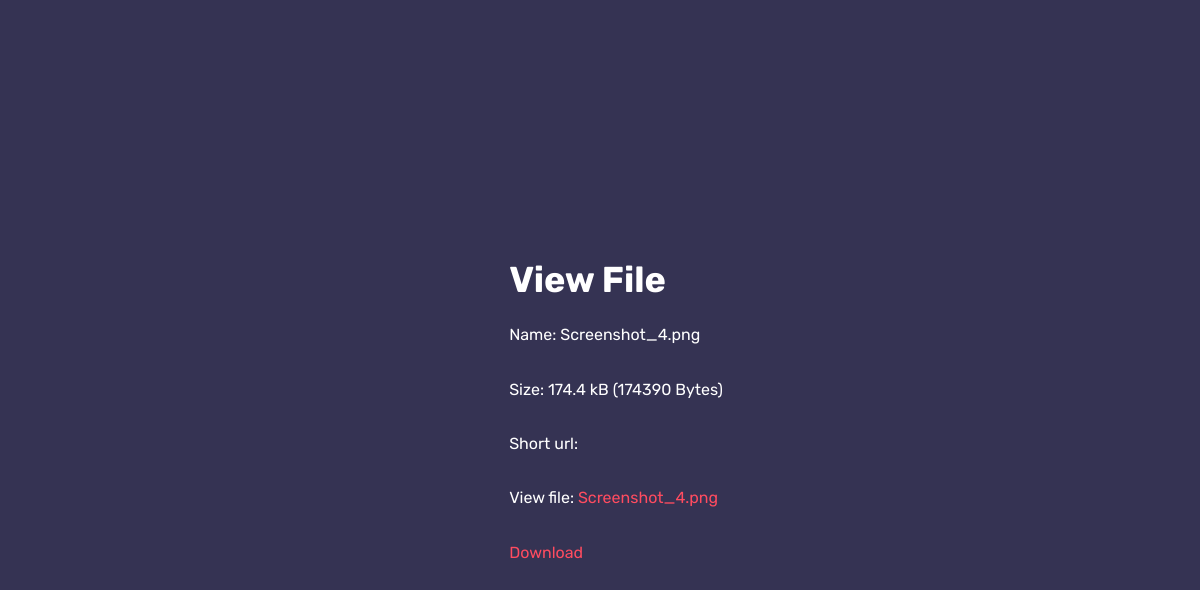
Screenshot of /files/Screenshot_4.png/details with the database file from the repository.
### app.py (models this page shows, shortened)
class File(db.Model):
    id = db.Column(db.Integer, primary_key=True)
    name = db.Column(db.Text, nullable=False)
    path = db.Column(db.Text, nullable=False)
    fullpath = db.Column(db.Text, nullable=False)
    size = db.Column(db.Text, nullable=False)
    protected = db.Column(db.Boolean, nullable=False)
    password = db.Column(db.Text, nullable=True)

### app.py (the view)
@app.route('/files/<path:filename>', methods=["GET", "POST"])
def getfiles(filename):
    file = File.query.filter_by(path=filename).first_or_404()
    if file.protected:
        if not current_user.is_authenticated:
            if file.password:
                if file.path in session:
                    return send_from_directory(app.config['UPLOAD_PATH'], file.path, as_attachment=True if request.args.get("dl") else False)
                password = request.form.get('password')
                if password:
                    if bcrypt.check_password_hash(file.password, password):
                        session[file.path] = True
                        return send_from_directory(app.config['UPLOAD_PATH'], file.path, as_attachment=True if request.args.get("dl") else False)
                    else:
                        flash(
                            'Password validation unsuccessful. Please try again', 'danger')
                return render_template('password.html', filename=filename, view='getfiles')
            else:
                abort(403)
        else:
            return send_from_directory(app.config['UPLOAD_PATH'], file.path, as_attachment=True if request.args.get("dl") else False)
    else:
        return send_from_directory(app.config['UPLOAD_PATH'], file.path, as_attachment=True if request.args.get("dl") else False)

### templates/view.html (shortened to what this page needs)
{% extends "main.html" %}
{% block content %}
<div class="m-3 dcenter">
    <h1>View File</h1>
    Name: {{ file.name }} <br><br>
    Size: {% if not 'Bytes' in humanize.naturalsize(file.size) %}{{ humanize.naturalsize(file.size) }} ({{
    file.size }} Bytes){% else %}{{ file.size }}
    Bytes{% endif %} <br><br>
    Short url: <br><br>
    View file: <a href="{{ url_for('getfiles', filename=file.path) }}">{{ file.path }}</a> <br><br>
    <a href="{{ url_for('getfiles', filename=file.path) }}?dl=True">Download</a><br><br>
</div>
{% endblock content %}

### static/files/style.css (style rules this page uses)
* { margin: 0; padding: 0; }
html { margin: 0 !important; overflow: auto !important; }
body { color: #5E5C7F; background-color: #F9F9FF; font-family: "Rubik", sans-serif; font-size: 16px; line-height: 1.7; overflow-x: hidden; -webkit-font-smoothing: antialiased; -moz-osx-font-smoothing: grayscale; }
h1, h2, h3, h4, h5, h6 { color: #454360; font-family: "Rubik", sans-serif; font-weight: 700; margin: 20px 0; }
h1 { font-size: 36px; }
a { color: #FF4C60; outline: 0; -webkit-transition: all 0.3s ease-in-out; -o-transition: all 0.3s ease-in-out; transition: all 0.3s ease-in-out; }
body.dark { color: #FFF; background-color: #353353; }
body.dark h1, body.dark h2, body.dark h3, body.dark h4, body.dark h5, body.dark h6 { color: #FFF; }

### templates/view.html (style rules this page uses)
.dcenter { position: absolute; left: 50%; top: 50%; -webkit-transform: translate(-50%, -50%); transform: translate(-50%, -50%); }

### rows the page displays
File: name "Screenshot_4.png", naturalsize "174.4 kB", size "174390", path "Screenshot_4.png"
